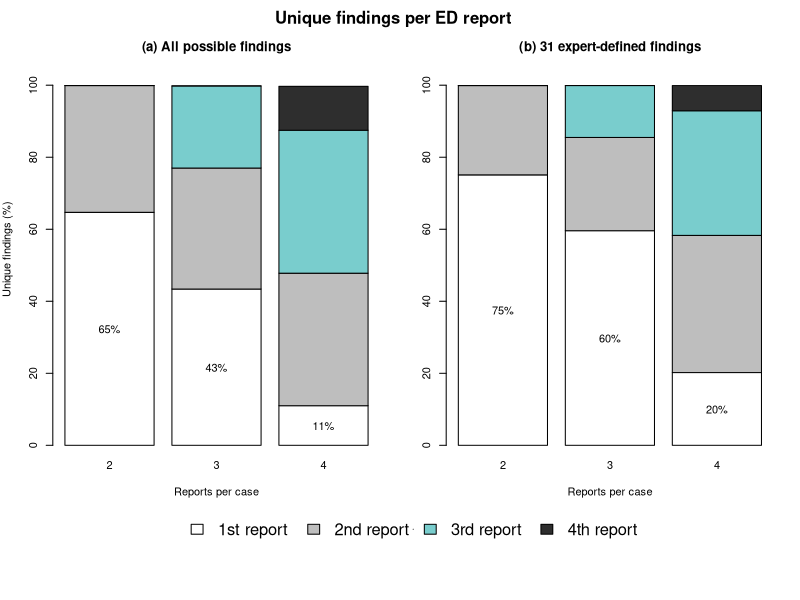

Reproduce this figure in R.
#Stacked bar plots for code progression analyses
bar_colors = c('white', 'grey', 'darkslategray3', 'grey18')

#1. Using all UMLS codes
codes_all = cbind(c(0.647,0.352,0,0),
                  c(0.434,0.336,0.228,0),
                  c(0.110,0.368,0.397,0.122))

codes_31 = cbind(c(0.751,0.248,0,0),
                c(0.596,0.259,0.144,0),
                c(0.202,0.381,0.346,0.070))
#graph parameters
#par(mfrow=c(1,2), mar=c(4,4,2,1), oma=c(0,0,3,1))
par(mar=c(4,4,1,1),oma=c(0,0,3,1))
layout(rbind(c(1,1,2,2), c(3,3,3,3)), widths=c(1,1,1,1), heights=c(2.25,0.5))
#bar params
bar_densities = c(0, 5, 5, 10)
bar_angles = c(0,45,-45,90)
#horizontal labels for bar
x_label = c("2", "3","4")
legend_text = c("1st report", "2nd report", "3rd report", "4th report")
#1st plot, all UMLS codes
chart = barplot(codes_all*100,xpd=T,names.arg=x_label,
                #density = bar_densities,
                col=bar_colors,
                angle = bar_angles,
                ylim=c(0,109),
                xlab="Reports per case", 
                ylab="Unique findings (%)", 
                main='(a) All possible findings')

first_per = c()
for (value in codes_all[1,]){
  new_value = paste(as.character(round(100*value)),'%',sep='')
  first_per = c(first_per,c(new_value))
}
text(chart, 100*codes_all[1,]/2, labels=first_per)
#2nd plot, influenza-specific UMLS codes
chart2 = barplot(codes_31*100,xpd=T,
                names.arg=x_label,
                #density = bar_densities,
                col=bar_colors,
                angle = bar_angles,
                ylim=c(0,109),xlab="Reports per case", ylab=NULL, main='(b) 31 expert-defined findings')

first_per = c()
for (value in codes_31[1,]){
  new_value = paste(as.character(round(100*value)),'%',sep='')
  first_per = c(first_per,c(new_value))
}
text(chart2, 100*codes_31[1,]/2, labels=first_per)
mtext("Unique findings per ED report", side=3, line=1, outer=TRUE, cex=1, font=2)

#ghost plot: only for legend
barplot(0,0,axes=FALSE)
#legend('center', legend=legend_text, density=c(0,10,10,15), angle=bar_angles, 
#       cex=1.5, xjust=1, yjust=0.5, bty="n", horiz=TRUE, fill=T)
legend('center', legend=legend_text, col=bar_colors, 
       cex=1.5, xjust=1, yjust=0.5, bty="n", horiz=TRUE, fill=bar_colors)
